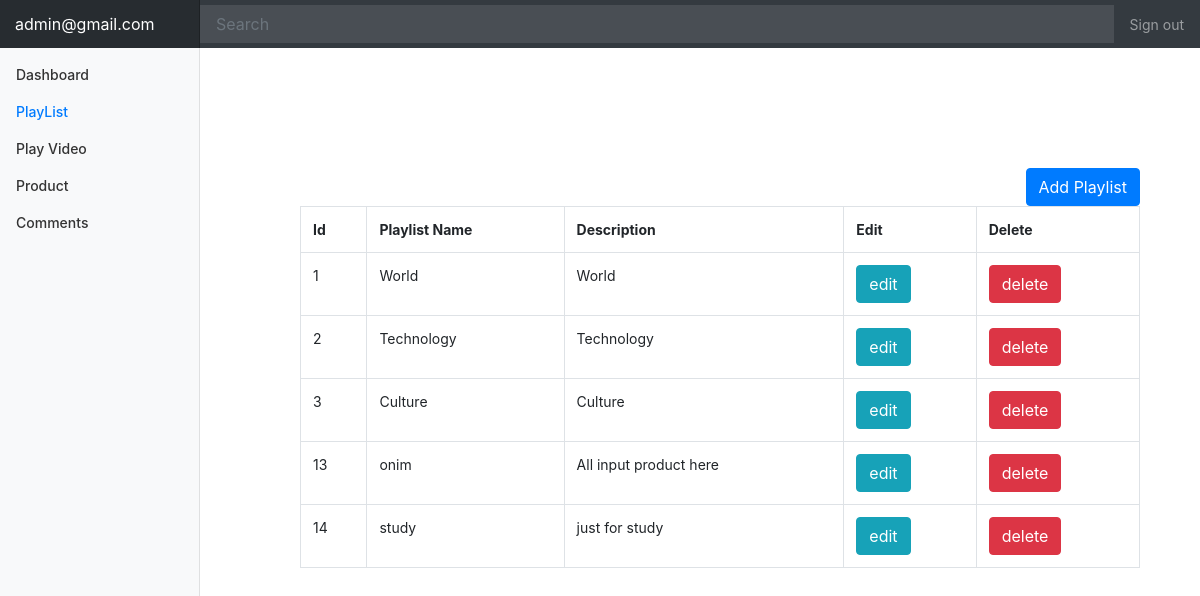
The page /playlist.php (signed in) on the database its author committed.
### tables this page shows
CREATE TABLE `playlist` (
  `id` int(100) UNSIGNED NOT NULL,
  `playlist_name` varchar(250) NOT NULL,
  `des` varchar(250) NOT NULL
);

### playlist.php (the view, shortened to what this page needs)
<?php
$page='playlist';
 include('include/header.php');
  ?>
  <div style=" width: 70%; margin-left: 25%; margin-top: 10%">
  	    <div class="text-right">
  	    <a   class="btn btn-primary" href="addplaylist.php">Add Playlist</a>
   </div>
    <table class="table table-bordered">
       <tr>
         <th>Id</th>
         <th>Playlist Name</th>
         <th>Description</th>
         <th>Edit</th>
         <th>Delete</th>
       </tr>
        <?php
        include('db/connection.php');
        $query=mysqli_query($conn,"select * from playlist");
        while($row=mysqli_fetch_array($query)){
        ?>
        <tr>
          <td><?php echo $row['id'];?></td>
           <td><?php echo $row['playlist_name'];?></td>
            <td><?php echo substr($row['des'],0,200 );?></td>
            <td> <a href="edit.php?edit=<?php echo $row['id']; ?>" class="btn btn-info" >edit</a></td>
            <td> <a href="delete.php?del=<?php echo $row['id']; ?>" class="btn btn-danger" >delete</a></td>
        </tr>
       <?php } ?>
    </table>
  </div>

### include/header.php (shortened to what this page needs)
<!doctype html>
<html lang="en">
  <head>
   <link rel="stylesheet" href="https://maxcdn.bootstrapcdn.com/bootstrap/4.3.1/css/bootstrap.min.css">
    <link href=" style/dashboard.css" rel="stylesheet">
  </head>
  <body>
    <nav class="navbar navbar-dark sticky-top bg-dark flex-md-nowrap p-0">
      <a class="navbar-brand col-sm-3 col-md-2 mr-0" href="#"><?php echo $_SESSION['email'];?></a>
      <input class="form-control form-control-dark w-100" type="text" placeholder="Search" aria-label="Search">
      <ul class="navbar-nav px-3">
        <li class="nav-item text-nowrap">
          <a class="nav-link" href="logout.php">Sign out</a>
        </li>
      </ul>
    </nav>
    <div class="container-fluid">
      <div class="row">
        <nav class="col-md-2 d-none d-md-block bg-light sidebar">
          <div class="sidebar-sticky">
            <ul class="nav flex-column">
              <li class="nav-item">
                <a class="nav-link <?php if($page=='home'){echo 'active';} ?>  " href="home.php">
                  Dashboard <span class="sr-only">(current)</span>
                </a>
              </li>
              <li class="nav-item">
                <a class="nav-link  <?php if($page=='playlist'){echo 'active';} ?>  " href="playlist.php">
                  PlayList
                </a>
              </li>
              <li class="nav-item">
                <a class="nav-link <?php if($page=='play_video'){echo 'active';} ?> " href="play_video.php">
                Play Video
                </a>
              </li>
              <li class="nav-item">
                <a class="nav-link <?php if($page=='product'){echo 'active';} ?> " href="product.php">
                Product
                </a>
              </li>
              <li class="nav-item">
                <a class="nav-link <?php if($page=='Comments'){echo 'active';} ?>" href="comment.php">
                  Comments
                </a>
              </li>
            </ul>
          </div>
        </nav>
      </div>
    </div>

### style/dashboard.css (style rules this page uses)
body { font-size: .875rem; }
.sidebar { position: fixed; top: 0; bottom: 0; left: 0; z-index: 100; padding: 0; box-shadow: inset -1px 0 0 rgba(0, 0, 0, .1); }
.sidebar-sticky { position: -webkit-sticky; position: sticky; top: 48px; height: calc(100vh - 48px); padding-top: .5rem; overflow-x: hidden; overflow-y: auto; }
.sidebar .nav-link { font-weight: 500; color: #333; }
.sidebar .nav-link.active { color: #007bff; }
.navbar-brand { padding-top: .75rem; padding-bottom: .75rem; font-size: 1rem; background-color: rgba(0, 0, 0, .25); box-shadow: inset -1px 0 0 rgba(0, 0, 0, .25); }
.navbar .form-control { padding: .75rem 1rem; border-width: 0; border-radius: 0; }
.form-control-dark { color: #fff; background-color: rgba(255, 255, 255, .1); border-color: rgba(255, 255, 255, .1); }

### rows shown on the page
playlist: id "1", playlist_name "World", des "World"
playlist: id "2", playlist_name "Technology", des "Technology"
playlist: id "3", playlist_name "Culture", des "Culture"
playlist: id "13", playlist_name "onim", des "All input product here"
playlist: id "14", playlist_name "study", des "just for study"

### other values the page prints
$_SESSION['email'] "admin@gmail.com"
